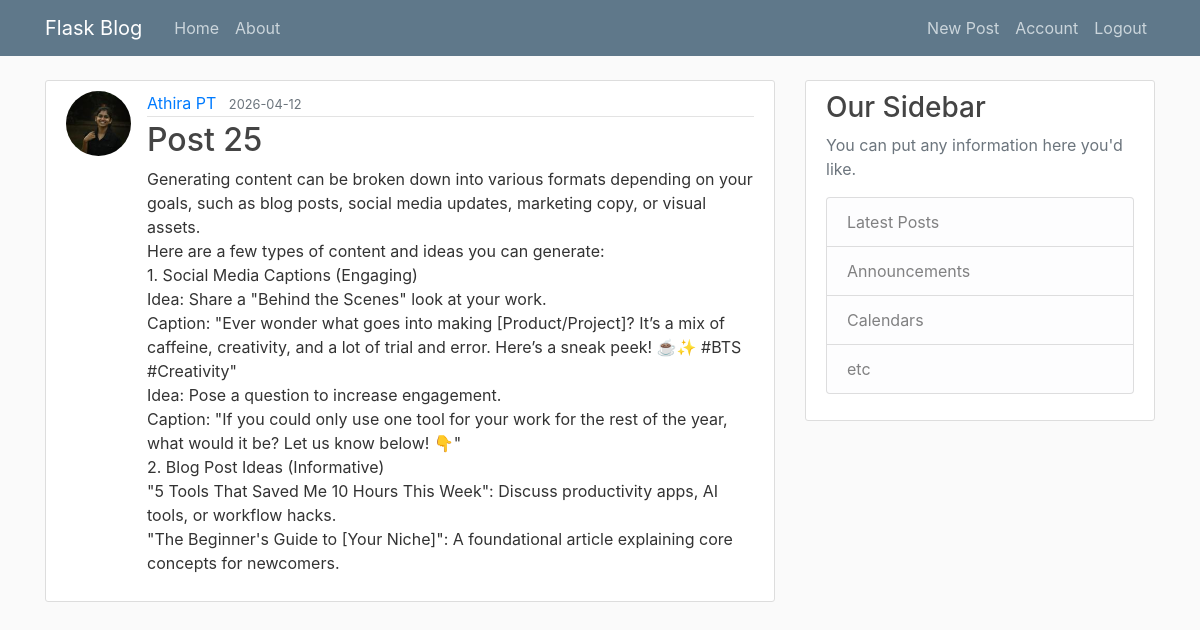
Before: /post/25 (signed in) with the older database file.
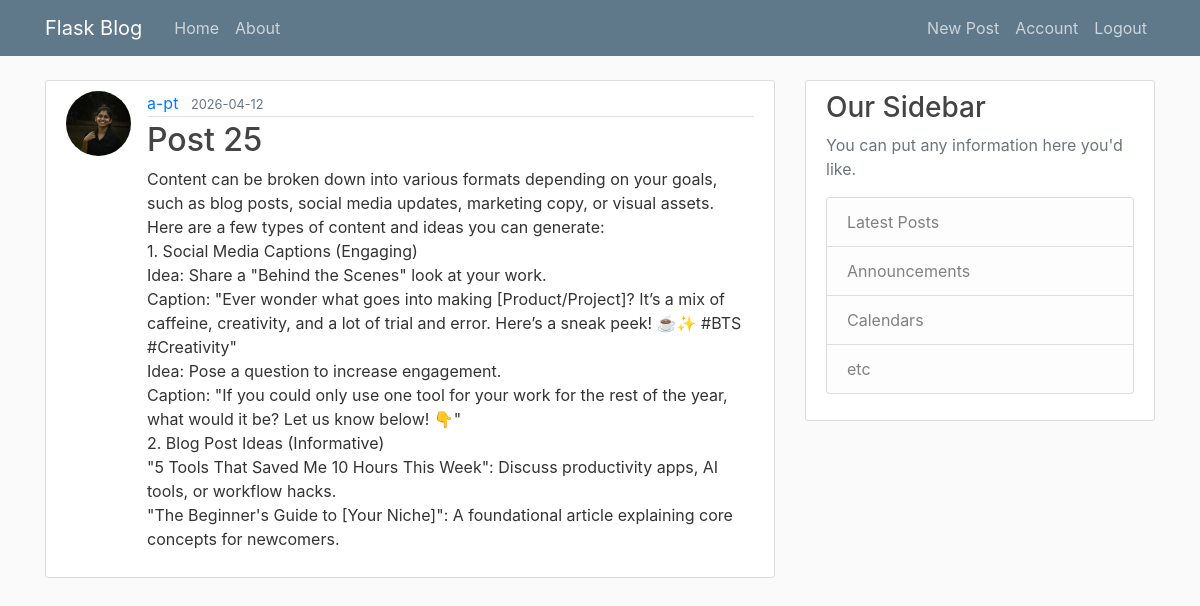
After: the same page with the newer database file.
### flask_blog/models.py (models this page shows, shortened)
class User(db.Model, UserMixin):
    id = db.Column(db.Integer, primary_key=True)
    username = db.Column(db.String(20), unique=True, nullable=False)
    email = db.Column(db.String(120), unique=True, nullable=False)
    image_file = db.Column(db.String(20), nullable=False, default='default.jpg')
    password = db.Column(db.String(60), nullable=False)
    posts = db.relationship('Post', backref='author', lazy=True)

class Post(db.Model):
    id = db.Column(db.Integer, primary_key=True)
    title = db.Column(db.String(100), nullable=False)
    content = db.Column(db.Text, nullable=False)
    date_posted = db.Column(db.DateTime, nullable=False, default=datetime.utcnow)
    user_id = db.Column(db.Integer, db.ForeignKey('user.id'), nullable=False)

### flask_blog/posts/routes.py (the view)
@posts.route("/post/<int:post_id>", methods=['GET', 'POST'])
@login_required
def post(post_id):
    post = Post.query.get_or_404(post_id)
    return render_template('post.html', title=post.title, post=post)

### flask_blog/models.py (called while the page is built)
@login_manager.user_loader
def load_user(user_id):
    return User.query.get(int(user_id))

### flask_blog/templates/post.html (shortened to what this page needs)
{% extends "layout.html" %}
{% block content %}
    <article class="media content-section">
        <img class="rounded-circle article-img" src="{{ url_for('static', filename='profile_pics/' + post.author.image_file) }}">
        <div class="media-body">
            <div class="article-metadata">
            <a class="mr-2" href="{{ url_for('users.user_posts', username=post.author.username) }}">{{ post.author.username }}</a>
            <small class="text-muted">{{ post.date_posted.strftime('%Y-%m-%d') }}</small>
            </div>
            <h2>{{ post.title }}</h2>
            <p class="article-content">{{ post.content }}</p>
        </div>
    </article>
{% endblock content %}

Changed rows visible on the page:
changed User: author.username "Athira PT" → "a-pt"
changed Post "Post 25": content "Generating content can be broken down…" → "Content can be broken down…"
